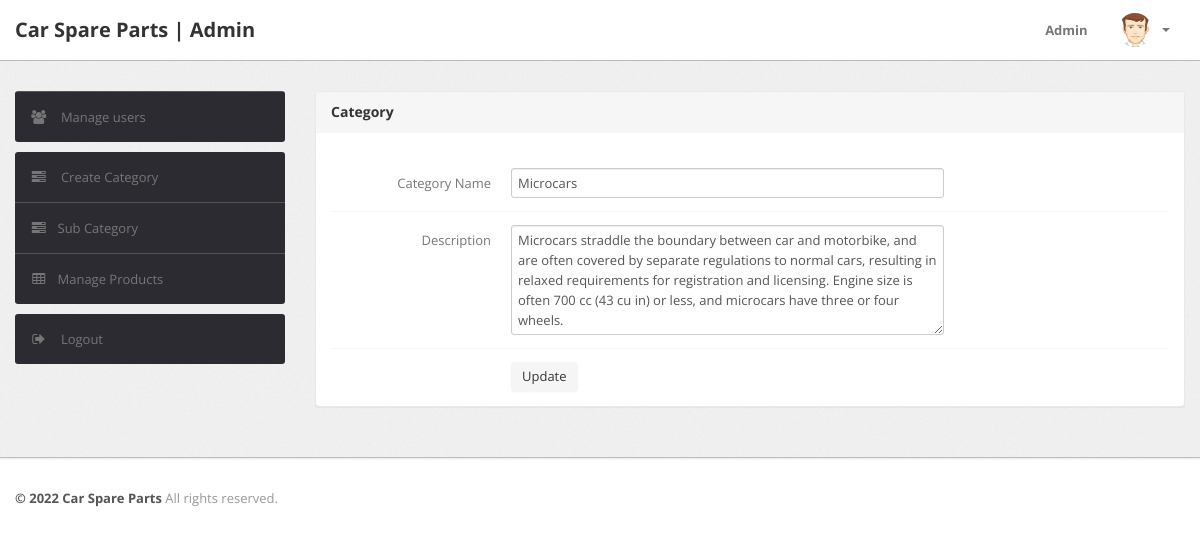
Screenshot of /admin/edit-category.php?id=1 (signed in) with the database file from the repository.
### tables this page shows
CREATE TABLE `category` (
  `id` int(11) NOT NULL,
  `categoryName` varchar(255) DEFAULT NULL,
  `categoryDescription` longtext,
  `creationDate` timestamp NOT NULL DEFAULT CURRENT_TIMESTAMP,
  `updationDate` varchar(255) DEFAULT NULL
);

### admin/edit-category.php (the view, shortened to what this page needs)
<?php
include '../includes/config.php';
if(strlen($_SESSION['alogin'])==0)
	{
header('location:index.php');
}
else{
?>
<!DOCTYPE html>
<html lang="en">
<head>
    <?php include 'include/header-files.php';?>
</head>
<body>
    <?php include('include/header.php');?>
    <div class="wrapper">
        <div class="container">
            <div class="row">
                <?php include('include/sidebar.php');?>
                <div class="span9">
                    <div class="content">
                        <div class="module">
                            <div class="module-head">
                                <h3>Category</h3>
                            </div>
                            <div class="module-body">
                                <br />
                                <form class="form-horizontal row-fluid" name="Category" method="post">
                                    <?php
$id=intval($_GET['id']);
$query=mysqli_query($con,"select * from category where id='$id'");
while($row=mysqli_fetch_array($query))
{
?>
                                    <div class="control-group">
                                        <label class="control-label" for="basicinput">Category Name</label>
                                        <div class="controls">
                                            <input type="text" placeholder="Enter category Name" name="category"
                                                value="<?php echo  htmlentities($row['categoryName']);?>"
                                                class="span8 tip" required>
                                        </div>
                                    </div>
                                    <div class="control-group">
                                        <label class="control-label" for="basicinput">Description</label>
                                        <div class="controls">
                                            <textarea class="span8" name="description"
                                                rows="5"><?php echo  htmlentities($row['categoryDescription']);?></textarea>
                                        </div>
                                    </div>
                                    <?php } ?>
                                    <div class="control-group">
                                        <div class="controls">
                                            <button type="submit" name="submit" class="btn">Update</button>
                                        </div>
                                    </div>
                                </form>
                            </div>
                        </div>
                    </div>
                </div>
            </div>
        </div>
    </div>
    <?php include('include/footer.php');?>
</body>
<?php } ?>

### admin/css/theme.css (style rules this page uses)
body { font-size: 13px; font-family: 'Open Sans', Arial, sans-serif; background: #fff; color: #777 }
h1, h2, h3, h4, h5, h6 { color: #333; margin-top: 0 }
h3 { font-size: 20px }
.wrapper { background: url(../images/bg.png) #eee; border-bottom: 1px solid #bbb; -webkit-box-shadow: 0 1px 2px rgba(0,0,0,0.1); -moz-box-shadow: 0 1px 2px rgba(0,0,0,0.1); box-shadow: 0 1px 2px rgba(0,0,0,0.1); padding: 30px 0 }
form { margin: 0 }
select, textarea, input[type="text"], input[type="password"], input[type="datetime"], input[type="datetime-local"], input[type="date"], input[type="month"], input[type="time"], input[type="week"], input[type="number"], input[type="email"], input[type="url"], input[type="search"], input[type="tel"], input[type="color"], .uneditable-input, label, input, button, select, textarea { -webkit-border-radius: 3px; -moz-border-radius: 3px; border-radius: 3px; font-size: 13px; font-family: 'Open Sans', Tahoma, Arial, sans-serif }
.module { background: #fff; -webkit-border-radius: 3px; -moz-border-radius: 3px; border-radius: 3px; border: 1px solid #ccc; border-bottom-color: #bbb; -webkit-box-shadow: 0 0 1px rgba(0,0,0,0.2); -moz-box-shadow: 0 0 1px rgba(0,0,0,0.2); box-shadow: 0 0 1px rgba(0,0,0,0.2); margin-bottom: 30px }
.form-horizontal .control-group, .form-vertical .control-group { margin-bottom: 0 }
.form-horizontal .control-group+.control-group, .form-vertical .control-group+.control-group { margin-top: 13px; padding-top: 13px; border-top: 1px solid #f5f5f5 }
.btn, .btn-box { -webkit-border-radius: 3px; -moz-border-radius: 3px; border-radius: 3px }
.btn { font-size: 13px; font-weight: 600 }
.btn { display: inline-block; margin-bottom: 0; font-weight: 400; text-align: center; vertical-align: middle; cursor: pointer; background-image: none; border: 1px solid transparent; white-space: nowrap; padding: 4px 10px; font-size: 13px; line-height: 1.42857; border-radius: 4px; -webkit-user-select: none; -moz-user-select: none; -ms-user-select: none; user-select: none }
.module { box-shadow: 0 0 3px rgba(0,0,0,.1); border-color: #e9e9e9; margin-bottom: 20px; background-color: #fff; border-radius: 4px; -webkit-box-shadow: 0 1px 1px rgba(0,0,0,.05); box-shadow: 0 1px 1px rgba(0,0,0,.05); }
.module-head { color: #767676; background-color: #f6f6f6; border-color: #e9e9e9; padding: 10px 15px; border-bottom: 1px solid transparent; border-top-right-radius: 3px; border-top-left-radius: 3px; }
.module-head h3 { font-size: 14px; line-height: 20px; height: 20px; margin: 0 }
.module-body { padding: 15px }

### rows the page displays
category: category "Microcars", description "Microcars straddle the boundary between car and motorbike, and are often covered by separate regulations to normal cars, resulting in relaxed requirements for registration and licensing. Engine size is often 700 cc (43 cu in) or less, and microcars have three or four wheels."
